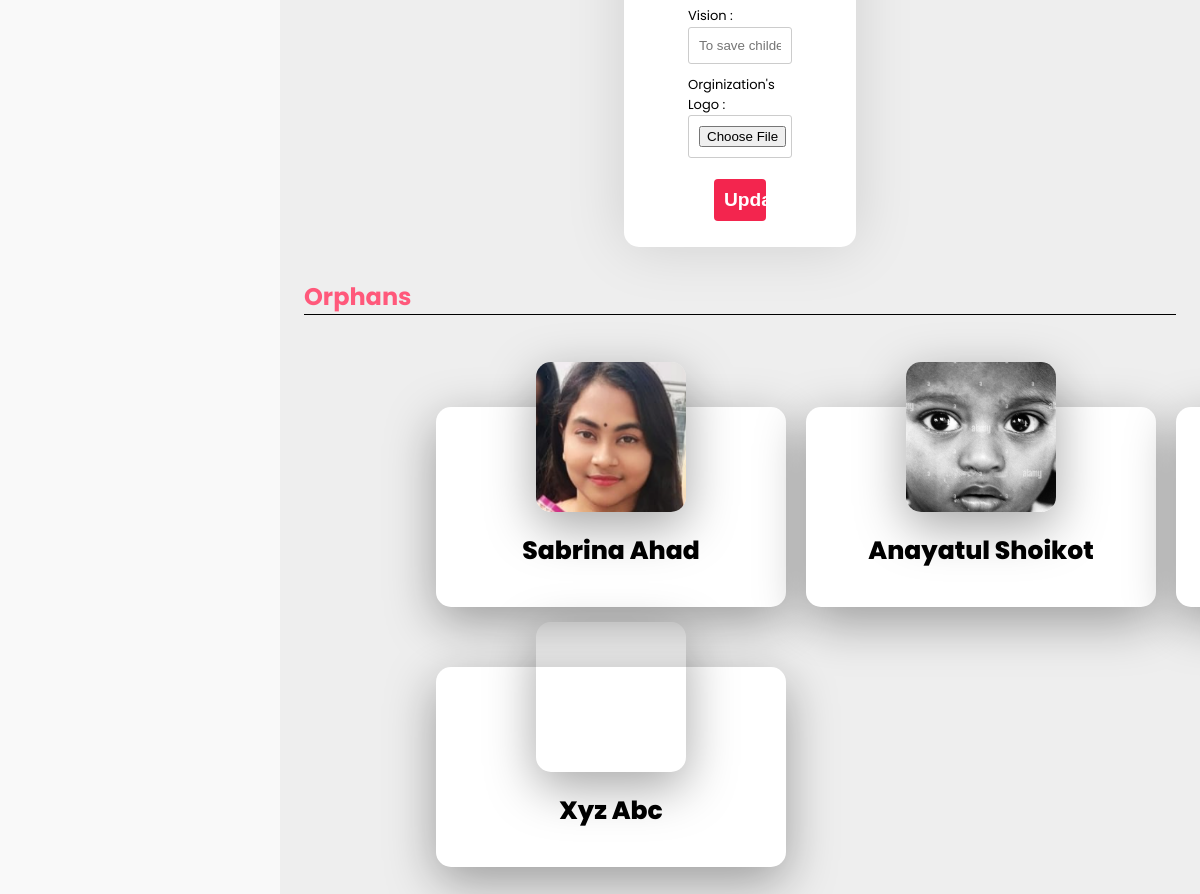
Page /Root/Admin_Side/Dash/Organizations/VIEW_ORG.php?org_id=18 (signed in, lower part) on the earlier database version.
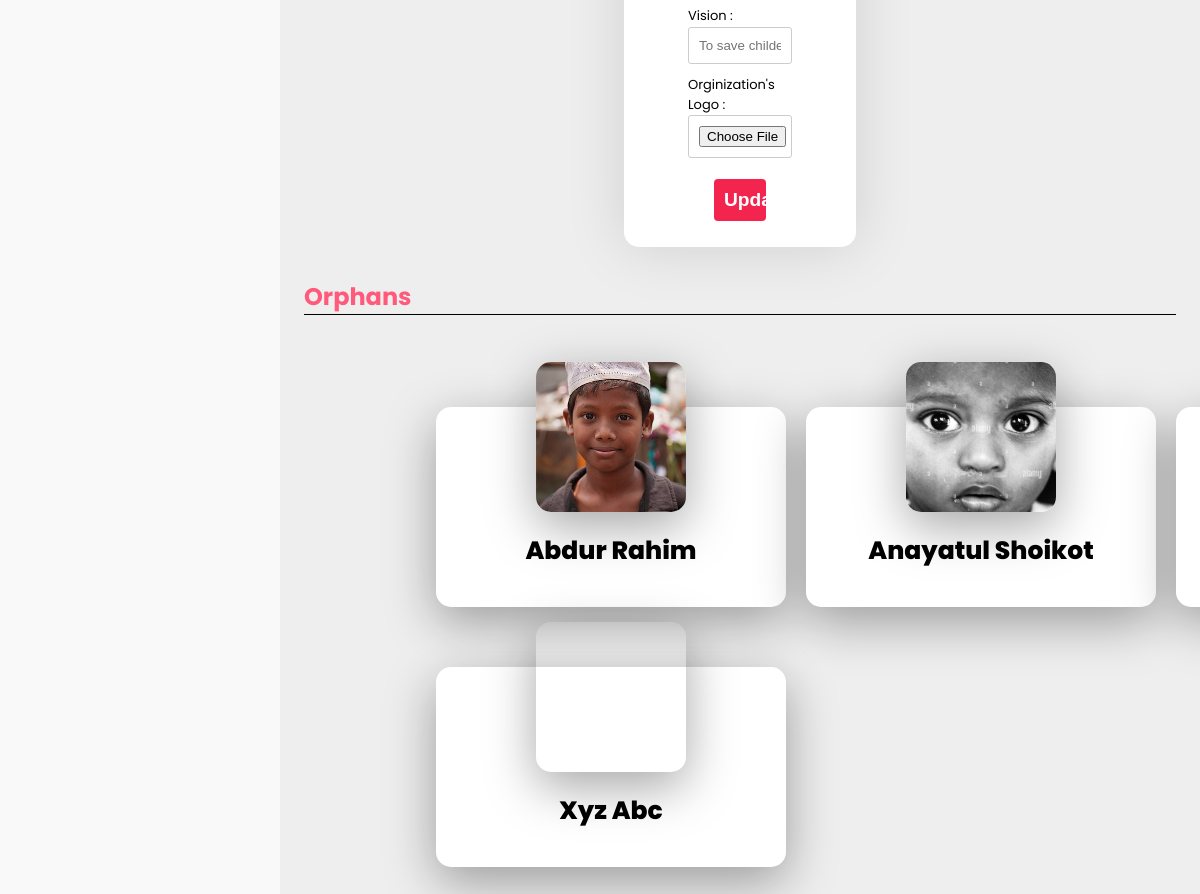
Same page on the later database version.
### tables this page shows
CREATE TABLE `org_list` (
  `org_id` int(11) NOT NULL,
  `org_name` varchar(30) DEFAULT NULL,
  `acc_id` int(11) NOT NULL,
  `org_description` text DEFAULT NULL,
  `org_email` varchar(30) DEFAULT NULL,
  `org_phone` varchar(20) DEFAULT NULL,
  `org_website` varchar(30) DEFAULT NULL,
  `org_logo` varchar(255) DEFAULT NULL,
  `established` date DEFAULT NULL,
  `org_location` varchar(30) DEFAULT NULL,
  `org_vision` varchar(30) DEFAULT NULL,
  `org_reviews` decimal(2,2) DEFAULT NULL
);

CREATE TABLE `orphan_list` (
  `orphan_id` int(11) NOT NULL,
  `org_id` int(30) DEFAULT NULL,
  `guardian_id` int(11) DEFAULT NULL,
  `first_name` varchar(30) DEFAULT NULL,
  `last_name` varchar(30) DEFAULT NULL,
  `age` int(11) DEFAULT NULL,
  `gender` varchar(10) DEFAULT NULL,
  `religion` varchar(15) DEFAULT NULL,
  `date_of_birth` date DEFAULT NULL,
  `since` date DEFAULT NULL,
  `family_status` varchar(30) DEFAULT NULL,
  `physical_condition` varchar(30) DEFAULT NULL,
  `education_level` varchar(30) DEFAULT NULL,
  `medical_history` varchar(100) DEFAULT NULL,
  `hobby` varchar(30) DEFAULT NULL,
  `favorite_food` varchar(30) DEFAULT NULL,
  `favorite_game` varchar(30) DEFAULT NULL,
  `skills` text DEFAULT NULL,
  `dreams` text DEFAULT NULL,
  `problems` text DEFAULT NULL,
  `other_comments` text DEFAULT NULL,
  `orphan_image` varchar(255) DEFAULT NULL,
  `adoption_status` enum('0','1') NOT NULL DEFAULT '0',
  `removed_status` enum('0','1') NOT NULL DEFAULT '0'
);

### Root/Admin_Side/Dash/Organizations/VIEW_ORG_BE.php (called while the page is built, shortened)
<?php
    include('/xampp/htdocs/DBMS_Project_Organized_One/Includes/db_con.php');
    if (isset($_GET['org_id'])) {
        $id = $_GET['org_id'];
        $sql = "SELECT u.acc_id, u.acc_name, role ,u.acc_email, u.acc_join_date,
            d.org_name, d.org_description, d.org_email, d.org_phone,
            d.org_website, d.org_logo, d.established, d.org_location, d.org_vision,
            d.org_reviews FROM org_list AS d LEFT JOIN accounts AS u
            ON d.acc_id = u.acc_id Where d.org_id = $id";
        $sql_result = mysqli_query($con, $sql);
        if (mysqli_num_rows($sql_result) == 1) {
            $row = mysqli_fetch_array($sql_result);
            $org_vision = $row['org_vision'];
        }
        else {
            echo "User data not found.";
        }
    }
?>

### Root/Admin_Side/Dash/Organizations/VIEW_ORG.php (the view, shortened to what this page needs)
<?php
  include('/xampp/htdocs/DBMS_Project_Organized_One/Root/Admin_Side/Dash/ADMIN_DASH_BE.php');
?>
<!DOCTYPE html>
<html lang="en">
  <head>
    <link rel="stylesheet" href="https://cdnjs.cloudflare.com/ajax/libs/font-awesome/6.4.0/css/all.min.css"/>
    <link href="https://cdn.jsdelivr.net/npm/remixicon@3.5.0/fonts/remixicon.css" rel="stylesheet"/>
    <link rel="stylesheet" href="https://cdn.jsdelivr.net/npm/swiper@10/swiper-bundle.min.css"/>
    <link href='https://unpkg.com/boxicons@2.1.4/css/boxicons.min.css' rel='stylesheet'>
    <link rel="stylesheet" href="/Root/Admin_Side/Dash/Organizations/ORG_DASH_STYLE.css" />
    <link rel="stylesheet" href="/Root/Admin_Side/Dash/Orphans/VIEW_STYLE.css">
  </head>
  <body>
    <section class="sidebar">
    </section>
    <section class="content">
        <main>
            <div class="container">
                <?php
                    include("/xampp/htdocs/DBMS_Project_Organized_One/Root/Admin_Side/Dash/Organizations/VIEW_ORG_BE.php");
                ?>
                <form action="/Root/Admin_Side/Dash/Organizations/VIEW_UPDATE_BE.php" method="post" enctype="multipart/form-data">
                    <div class="row">
                        <label>Vision :</label>
                        <input type="text" name="org_vision"  placeholder="<?php echo $org_vision ?>">
                    </div>
                    <label>Orginization's Logo :</label>
                    <input type="file" name="image" accept="image/*">
                    <div class="btn">
                        <button type="submit" name="update">Update</button>
                    </div>
                </form>
            </div>
            <div class="container_2">
                <div class="left">
                    <h1>Orphans</h1>
                </div>
                <div class="plate">
                    <?php
                        include('/xampp/htdocs/DBMS_Project_Organized_One/Root/Admin_Side/Dash/Organizations/FETCH_ORPHAN_FROM_ORG_BE.php');
                    ?>
                </div>
            </div>
        </main>
    </section>
  </body>
</html>

### Root/Admin_Side/Dash/Organizations/FETCH_ORPHAN_FROM_ORG_BE.php (shortened to what this page needs)
<?php
    include('/xampp/htdocs/DBMS_Project_Organized_One/Includes/db_con.php');
    if (isset($_GET['org_id'])) {
        $id = $_GET['org_id'];
        $query = "SELECT * FROM orphan_list WHERE org_id = $id";
        $result = mysqli_query($con, $query);
        if (mysqli_num_rows($result) > 0) {
            while ($row = mysqli_fetch_assoc($result)) {
                echo '<div class="card">';
                echo '<div class="pb"  style="background-image: url(\'../../../Orphanage/' . $row['orphan_image'] . '\');"></div>';
                echo '<div class="info">';
                echo '<h1>' . $row['first_name'] . '  ' . $row['last_name'] . '</h1>';
                echo '</div>';
                echo '</div>';
            }
        } else {
            echo 'No Orphan Records found';
        }
    } else {
        echo "Error";
    }
?>

### Root/Admin_Side/Dash/Organizations/ORG_DASH_STYLE.css (style rules this page uses)
* { margin: 0; padding: 0; box-sizing: border-box; list-style: none; text-decoration: none; transition: 0.3s linear; }
:root { --poppins: "Poppins", sans-serif; --lato: "Lato", sans-serif; --light: #f9f9f9; --blue: #3c91e6; --light-blue: #cfe8ff; --grey: #eee; --dark-grey: #aaaaaa; --dark: #342e37; --red: #db504a; --yellow: #ffce26; --light-yellow: #fff2c6; --orange: #fd7238; --light-orange: #ffe0d3; --color1: #DDE6ED; --color2: #27374D; --color3: #526D82; --color4: #FF597B; --color5: #f3254e; --color6: #62CDFF; }
html { overflow-x: hidden; }
body { background: var(--grey); overflow-x: hidden; }
.sidebar { position: fixed; top: 0; left: 0; background: var(--light); height: 100%; width: 280px; z-index: 2000; font-family: var(--lato); transition: 0.3s ease; overflow-x: hidden; scrollbar-width: none; }
.content { position: relative; width: calc(100% - 280px); left: 280px; transition: 0.3s ease; }
.content main { width: 100%; padding: 36px 24px; font-family: var(--poppins); max-height: calc(100vh - 56px); overflow-y: auto; }
.content main .plate { display: flex; flex-direction: column; margin: 2rem 3rem 0rem 0rem; align-items: center; padding: 12px 100px; }
.content main .container_2 .left { border-bottom: 1px solid black; color: var(--color4); }

### Root/Admin_Side/Dash/Orphans/VIEW_STYLE.css (style rules this page uses)
.content main .container { margin: 2rem 20rem; padding: 1rem 4rem; background-color: #fff; border-radius: 15px; box-shadow: 0 0 60px rgba(0, 0, 0, 0.13); }
.container form { display: flex; flex-direction: column; }
.container label { font-size: small; color: black; padding-bottom: -5px; }
.container input { width: 100%; margin: 0 0 .7rem 0; padding: 10px; border: 1px solid #ccc; border-radius: 3px; color: black; }
.container .btn { display: flex; align-items: center; justify-content: center; }
.container button { width: 50%; background-color: var(--color5); color: #fff; border: none; padding: 10px 10px; margin: 10px 0px; border-radius: 4px; font-size: 1.2rem; font-weight: 700; cursor: pointer; margin-bottom: 10px; }
.content main .container_2 .plate { margin: 5rem 2rem 6rem 2rem; display: grid; grid-template-columns: repeat(4, 1fr); row-gap: 60px; column-gap: 20px; }
.content main .plate .card h1 { font-weight: 800; font-size: 25px; color: var(--color7); text-transform: capitalize; }
.content main .plate .card { position: relative; background-color: white; width: 350px; height: 200px; box-shadow: 0 15px 50px rgba(0, 0, 0, 0.35); border-radius: 15px; transition: all 0.4s ease-in-out; }
.content main .plate .card .pb { position: absolute; top: -45px; left: 50%; transform: translate(-50%, 0%); background-repeat: no-repeat; background-position: center; background-size: cover; height: 150px; width: 150px; border-radius: 15px; box-shadow: 0 15px 50px rgba(0, 0, 0, 0.35); transition: all 0.4s ease-in-out; }
.content main .plate .card .info { display: flex; flex-direction: column; align-items: center; justify-content: center; padding: 125px 0px 10px 0px; transition: all 0.4s ease-in-out; }

Differences in the rows shown:
changed orphan_list: orphan_image: a different picture; first_name "Sabrina" → "Abdur"; last_name "Ahad" → "Rahim"
